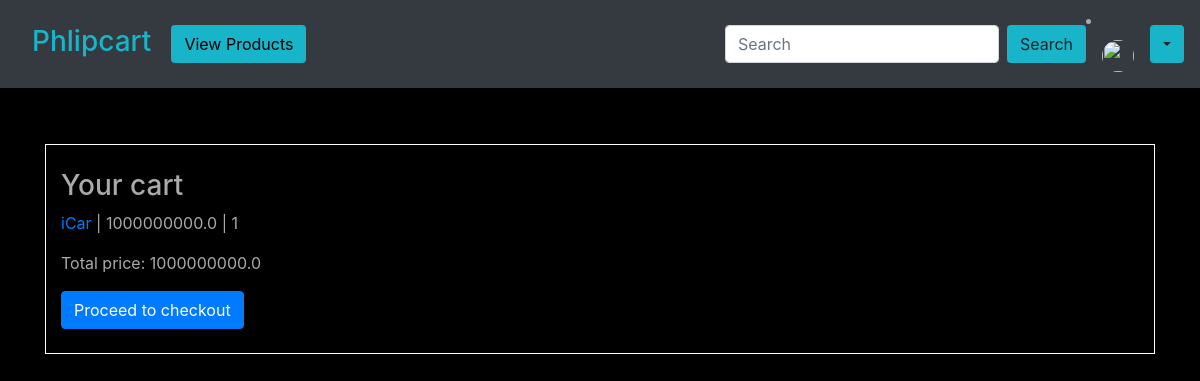
The app's page /cart (signed in) with its own data.
### base/models.py (models this page shows, shortened)
class CartProduct(models.Model):
    user = models.ForeignKey(settings.AUTH_USER_MODEL, on_delete=models.CASCADE,
                            blank=True, null=True)
    product = models.ForeignKey(Product, on_delete=models.CASCADE)
    quantity = models.IntegerField(default=1)

class Product(models.Model):
    title = models.CharField(max_length=100, blank=False, default='')
    price = models.FloatField(blank=False)
    available_units = models.IntegerField(blank=False, default='')
    description = models.TextField(max_length=500, blank=False, default='')
    seller = models.TextField(max_length=100, blank=False)
    categories = models.ForeignKey(Category, on_delete=models.CASCADE, default=True, null=False)
    ratings = models.ForeignKey(Rating, on_delete=models.CASCADE, blank=True, null=False)
    image = models.ImageField(upload_to='images/', default='images/default.jpg')
    slug = models.SlugField()
    def get_abs_url(self):
        return reverse("base:product", kwargs={
            'slug': self.slug
        })

### base/views.py (the view)
# urls.py: path('cart', views.cart_view, name='cart'),
@login_required
def cart_view(request):
    try:
        cart = Cart.objects.get(user=request.user, is_ordered=False)
        context = {
            'cart': cart
        }
        request.session['cart_count_num'] = cart.products.count()
        total_price = 0
        for prod in cart.products.all():
            total_price += (prod.product.price * prod.quantity)
        context['total_price'] = total_price
        context['picture'] = request.user.social_auth.get(provider='auth0').extra_data['picture']
        return render(request, "base/cart-view.html", context=context)
    except ObjectDoesNotExist:
        request.session['cart_count_num'] = 0
        messages.error(request, "Your cart is empty.")
        return redirect("base:profile")

### base/templates/base/cart-view.html (shortened to what this page needs)
{% extends "base/base.html" %}
{% block content %}
    <div class="container border border-white mt-2 pt-4 pb-4">
        <h3>Your cart</h3>
        {% for cart_order in cart.products.all %}
            <p> <a href="{{ cart_order.product.get_abs_url }}">{{ cart_order.product.title }}</a> | {{ cart_order.product.price }} | {{ cart_order.quantity }}</p>
        {% endfor %}
        <p>Total price: {{ total_price }}</p>
        <form action="{% url 'base:checkout' %}" method="POST">
            <button type="submit" value="checkout" name="checkout" class="btn btn-primary">Proceed to checkout</button>
        </form>
    </div>
{% endblock content %}

### base/static/base/main.css (style rules this page uses)
body { background: #fafafa00; color: #aaaaaa; background-color: #78c2c9; }
.bg-black { background-color: rgb(0, 0, 0); }

### records on screen
CartProduct: product "iCar", product.price "1000000000.0", quantity "1"

### other values on screen
{{ total_price }} "1000000000.0"
